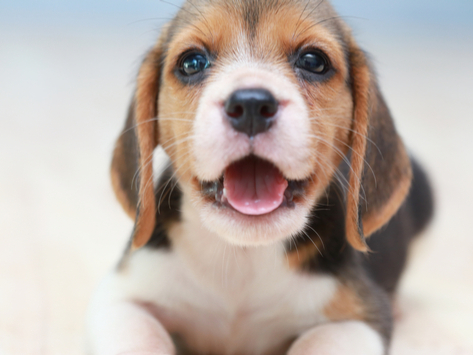
#> input picture puppy.jpg, 473 x 355 px
$ python combFiltergram.py
#> lines starting #> are read from the running program, lines starting #| are printed output that depends on the picture
### combFilters.py
from PIL import Image

def load_img(filename):
#> called with filename = 'puppy.jpg'
    return Image.open(filename) #needs capital Image because this is a factory function, which sets up image objects
#> returned value is the input picture: PIL image 473x355 RGB; mean R, G, B 187.4, 175.1, 168.1

def show_img(img):
    img.show()      #lowercase cuz it's a method of an object of the image module

def save_img(img, filename):
    img.save(filename, "jpeg")
    show_img(img)

def obamicon(img):
    pixel_data = img.getdata()  #this returns a list of tuples which contain RGB values for each pixel
    edited_data = []

    darkBlue = (0,51,76)
    red = (217,26,33)
    lightBlue = (112,150,158)
    yellow = (252,227,166)

    for pixel in pixel_data:
        intensity = pixel[0] + pixel[1] + pixel[2]  #getting intensity by adding R + G + B
        if(intensity<182):
            edited_data.append(darkBlue)
        elif(intensity>182 and intensity<364):
            edited_data.append(red)
        elif(intensity>364 and intensity<546):
            edited_data.append(lightBlue)
        else:
            edited_data.append(yellow)
#> this loop made 167915 passes
#> (pixel, intensity) on passes 1 to 3: ((180, 206, 221), 607), ((181, 206, 226), 613), ((182, 207, 227), 616)
#> after the loop, edited_data = 167915 items

    new_img = Image.new("RGB", img.size)    #img.size doesn't need () cuz it's an attribute
#> new_img: PIL image 473x355 RGB; every value is 0
    new_img.putdata(edited_data)

    return new_img

def yellow_purple(img):
    pixel_data = img.getdata()  #this returns a list of tuples which contain RGB values for each pixel
    edited_data = []

    amber = (255,191,0)
    purple = (77,0,77)
    lightpurple = (149,0,179)
    lightyellow = (255,255,168)

    for pixel in pixel_data:
        intensity = pixel[0] + pixel[1] + pixel[2]  #getting intensity by adding R + G + B
        if(intensity<182):
            edited_data.append(amber)
        elif(intensity>182 and intensity<364):
            edited_data.append(purple)
        elif(intensity>364 and intensity<546):
            edited_data.append(lightpurple)
        else:
            edited_data.append(lightyellow)
#> after the loop, edited_data = 167915 items

    new_img = Image.new("RGB", img.size)    #img.size doesn't need () cuz it's an attribute
    new_img.putdata(edited_data)
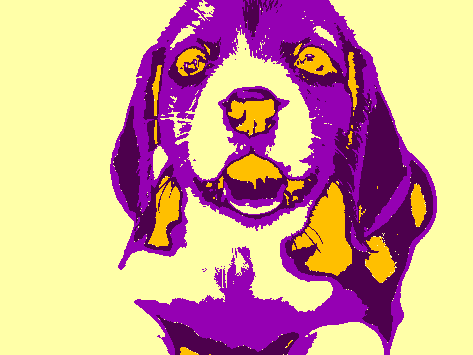
#> new_img: PIL image 473x355 RGB; mean R, G, B 206.9, 161.1, 147.3

    return new_img

def alien(img):
    pixel_data = img.getdata()  #this returns a list of tuples which contain RGB values for each pixel
    edited_data = []

    alien_armpit = (132,222,2)
    indigo = (64,0,128)
    lightBlue = (77,166,255)
    pink = (217,25,255)

    for pixel in pixel_data:
        intensity = pixel[0] + pixel[1] + pixel[2]  #getting intensity by adding R + G + B
        if(intensity<182):
            edited_data.append(alien_armpit)
        elif(intensity>182 and intensity<364):
            edited_data.append(indigo)
        elif(intensity>364 and intensity<546):
            edited_data.append(lightBlue)
        else:
            edited_data.append(pink)
#> after the loop, edited_data = 167915 items

    new_img = Image.new("RGB", img.size)    #img.size doesn't need () cuz it's an attribute
    new_img.putdata(edited_data)
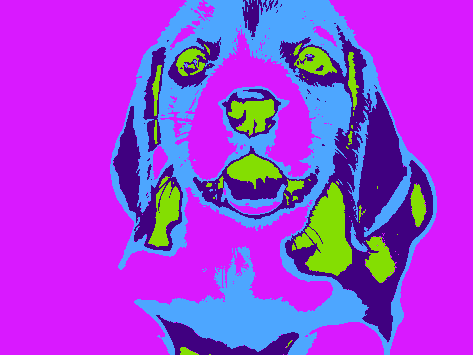
#> new_img: PIL image 473x355 RGB; mean R, G, B 160.7, 61.8, 221.8

    return new_img

def monochromatic(img):
    pixel_data = img.getdata()  #this returns a list of tuples which contain RGB values for each pixel
    edited_data = []

    darkgreen = (30,77,43)
    bluegreen = (13,152,130)
    lightgreen = (0,107,60)
    lightergreen = (123,187,97)

    for pixel in pixel_data:
        intensity = pixel[0] + pixel[1] + pixel[2]  #getting intensity by adding R + G + B
        if(intensity<182):
            edited_data.append(bluegreen)
        elif(intensity>182 and intensity<364):
            edited_data.append(darkgreen)
        elif(intensity>364 and intensity<546):
            edited_data.append(lightgreen)
        else:
            edited_data.append(lightergreen)
#> after the loop, edited_data = 167915 items

    new_img = Image.new("RGB", img.size)    #img.size doesn't need () cuz it's an attribute
    new_img.putdata(edited_data)
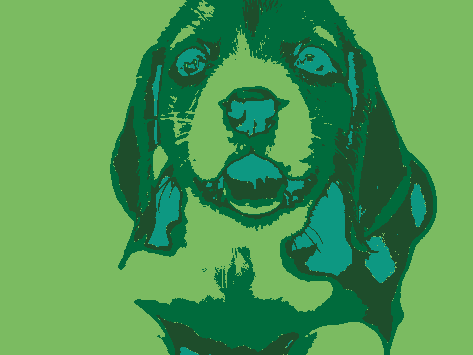
#> new_img: PIL image 473x355 RGB; mean R, G, B 77.6, 152.3, 83.3

    return new_img

def hello(img):
    pixList = img.getdata()
    newPixList =[]
    darkblue = (1,0,0)
    darkblue1 = (0,0,500)
    darkblue2 = (1000,0,0)
    darkblue3 = (250,500,750)
    for pixel in pixList:
        intensity = pixel[0] + pixel[1] +pixel [2]
        if(intensity < 182):
            newPixList.append(darkblue)
        elif(intensity>=182 and intensity <364):
            newPixList.append(darkblue1)
        elif(intensity>=364 and intensity <546):
            newPixList.append(darkblue2)
        elif(intensity>=546):
            newPixList.append(darkblue3)
#> after the loop, newPixList = 167915 items

    new_img2 = Image.new("RGB", img.size)
    new_img2.putdata(newPixList)
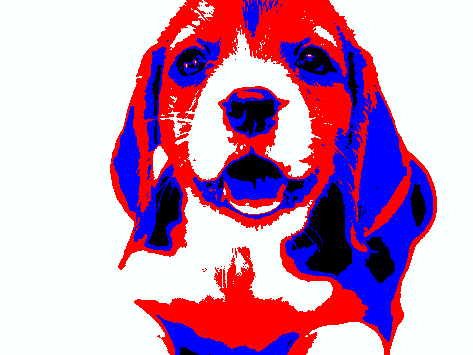
#> new_img2: PIL image 473x355 RGB; mean R, G, B 199.8, 149.7, 187.3
    return new_img2

def owneon(img):
    pixlist = img.getdata()
    newPixlist = []
    for pixel in pixlist:
        intensity = pixel[0]+pixel[1]+pixel[2]
        if(intensity<182):
            newPixlist.append((255,0,0))
        elif(intensity>=182 and intensity <=364):
            newPixlist.append((0,255,236))
        elif(intensity>364 and intensity<=546):
            newPixlist.append((51,255,66))
        elif (intensity>546):
            newPixlist.append((255,255,0))
#> after the loop, newPixlist = 167915 items
    new_img = Image.new("RGB",img.size)
    new_img.putdata(newPixlist)
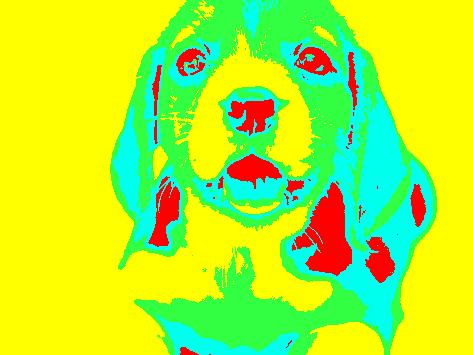
#> new_img: PIL image 473x355 RGB; mean R, G, B 174.5, 240.3, 48.8
    return new_img

def thanoss(img):
    pixlist = img.getdata()
    newPixlist = []
    for pixel in pixlist:
        intensity = pixel[0]+pixel[1]+pixel[2]
        if(intensity<182):
            newPixlist.append((90,238,115))
        elif(intensity>=182 and intensity <=364):
            newPixlist.append((91,24,106))
        elif(intensity>364 and intensity<=546):
            newPixlist.append((246,92,205))
        elif (intensity>546):
            newPixlist.append((149,113,146))
    new_img = Image.new("RGB",img.size)
    new_img.putdata(newPixlist)
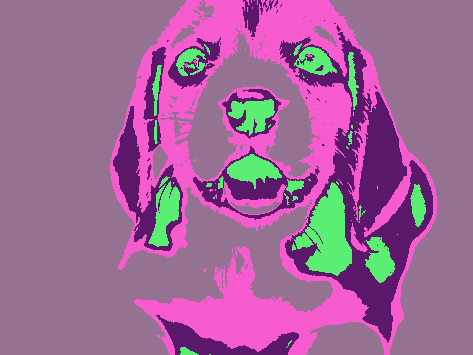
#> new_img: PIL image 473x355 RGB; mean R, G, B 157.2, 102.6, 150.6
    return new_img

def flaggy(img):
    pixlist = img.getdata()
    newPixlist = []
    for pixel in pixlist:
        intensity = pixel[0]+pixel[1]+pixel[2]
        if(intensity<182):
            newPixlist.append((74,44,47))
        elif(intensity>=182 and intensity <=364):
            newPixlist.append((223,94,70))
        elif(intensity>364 and intensity<=546):
            newPixlist.append((139,162,160))
        elif (intensity>546):
            newPixlist.append((38,139,209))
#> this loop made 167915 passes
#> pixel on passes 1 to 3: (180, 206, 221), (181, 206, 226), (182, 207, 227)
    new_img = Image.new("RGB",img.size)
    new_img.putdata(newPixlist)
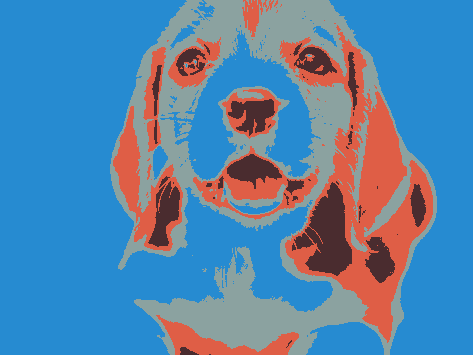
#> new_img: PIL image 473x355 RGB; mean R, G, B 88.6, 131.7, 168.8
    return new_img

### combFiltergram.py
import combFilters

def main():
    puppyImage = combFilters.load_img("puppy.jpg")
    obamicon_puppyImage = combFilters.obamicon(puppyImage)
    yellowPurple_puppyImage = combFilters.yellow_purple(puppyImage)
    alien_puppyImage = combFilters.alien(puppyImage)
    monochromatic_puppyImage = combFilters.monochromatic(puppyImage)
    hello_puppyImage = combFilters.hello(puppyImage)
    owneon_puppyImage = combFilters.owneon(puppyImage)
    thanoss_puppyImage = combFilters.thanoss(puppyImage)
    flaggy_puppyImage = combFilters.flaggy(puppyImage)
    combFilters.save_img(obamicon_puppyImage, "obamiPuppy.jpg")
    combFilters.save_img(yellowPurple_puppyImage, "ypPuppy.jpg")
    combFilters.save_img(alien_puppyImage, "alienPuppy.jpg")
    combFilters.save_img(monochromatic_puppyImage, "monoPuppy.jpg")
    combFilters.save_img(hello_puppyImage, "helloPuppy.jpg")
    combFilters.save_img(owneon_puppyImage, "owneonPuppy.jpg")
    combFilters.save_img(thanoss_puppyImage, "thanossPuppy.jpg")
    combFilters.save_img(flaggy_puppyImage, "flaggyPuppy.jpg")

if __name__ == "__main__":
    main()
